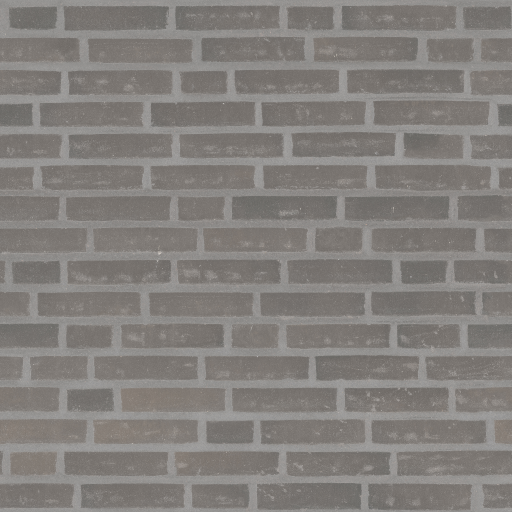
#> input picture images/1.png, 1024 x 1024 px, found by its file name (shown at 1/2 size)
$ python homography_tst.py
#> lines starting #> are read from the running program, lines starting #| are printed output that depends on the picture
import cv2
import numpy as np
from numpy.linalg import inv
import math
import matplotlib.pyplot as plt
theta = (np.random.rand() * 2 - 1) / 10
H = np.random.randn(3,3)
p1 = (np.random.rand() * 2 - 1) / 1000
p2 = (np.random.rand() * 2 - 1) / 1000
tx = (np.random.rand() * 2 - 1) * 50
ty = (np.random.rand() * 2 - 1) * 50

rotation_matrix = np.array([[math.cos(theta), -math.sin(theta), 0],
                     [math.sin(theta),  math.cos(theta), 0],
                     [0,            0,         1]])


shear_matrix = np.array([[1.0, 0, 0.0],
                            [0.0, 1, 0.0],
                            [0.0, 0.0, 1.0]])

tx, ty = 0,0
translation_matrix = np.array([[1, 0, tx],
                               [0, 1, ty],
                               [p1, p2, 1 ]])


H = np.dot(np.dot(rotation_matrix, shear_matrix), translation_matrix)

img = cv2.imread('images/1.png')
#> img is the input picture: shape (1024, 1024, 3); mean B, G, R 124.1, 127.4, 131.2

H_inv = inv(H)


img_distorted = cv2.warpPerspective(img, H, (img.shape[0], img.shape[1]))
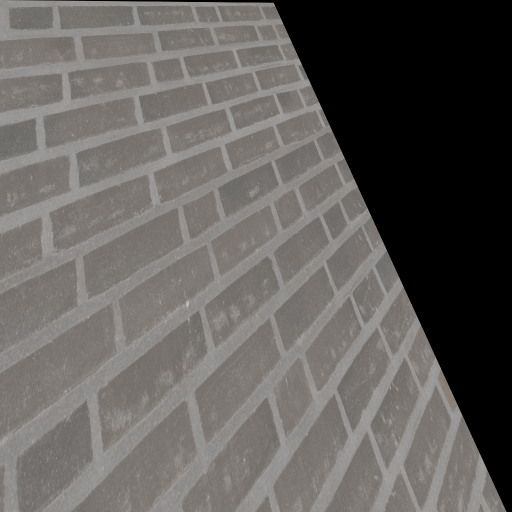
#> img_distorted: shape (1024, 1024, 3) (shown at 1/2 size); mean B, G, R 93.9, 96.4, 99.3

# img = cv2.resize(img, (2048, 2048))

# img_distorted2 = cv2.warpPerspective(img, H, (img.shape[0], img.shape[1]))


img_distorted_large = cv2.resize(img_distorted, (2048, 2048))

img_restored = cv2.warpPerspective(img_distorted, H_inv, (img.shape[0], img.shape[1]))
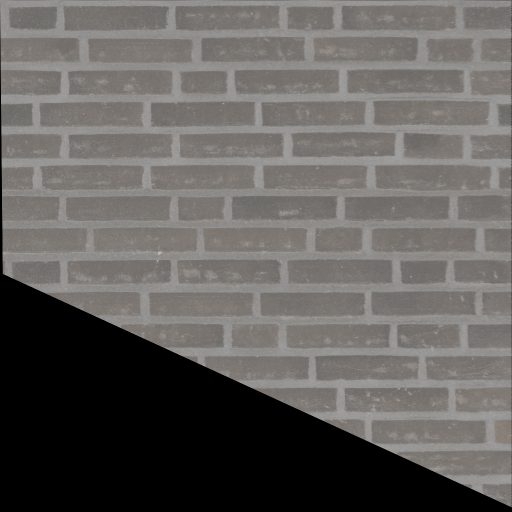
#> img_restored: shape (1024, 1024, 3) (shown at 1/2 size); mean B, G, R 93.8, 96.3, 99.2
scale = 2
H_inv[2, 0] /= scale
H_inv[2, 1] /= scale
H_inv[0, 2] *= scale
H_inv[1, 2] *= scale
img_restored_large = cv2.warpPerspective(img_distorted_large, H_inv, (img_distorted_large.shape[0], img_distorted_large.shape[1]))

plt.imshow(img_restored);plt.show()
plt.figure;plt.imshow(img_restored_large);plt.show()

final = cv2.resize(img_restored_large, (300, 300))
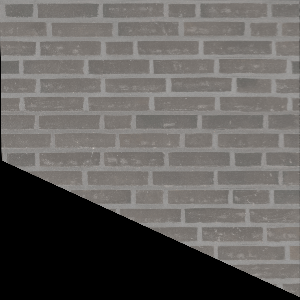
#> final: shape (300, 300, 3); mean B, G, R 93.8, 96.3, 99.1

cv2.imshow('orig', img)
cv2.imshow('distorted', img_distorted)
cv2.imshow('restored', img_restored)
cv2.imshow('distorted_large', img_distorted_large)
cv2.imshow('restored_large', img_restored_large)
cv2.imshow("final", final)

cv2.waitKey(0)
cv2.destroyAllWindows()


#> (the run stopped early here; a loop or call above may not have finished)
